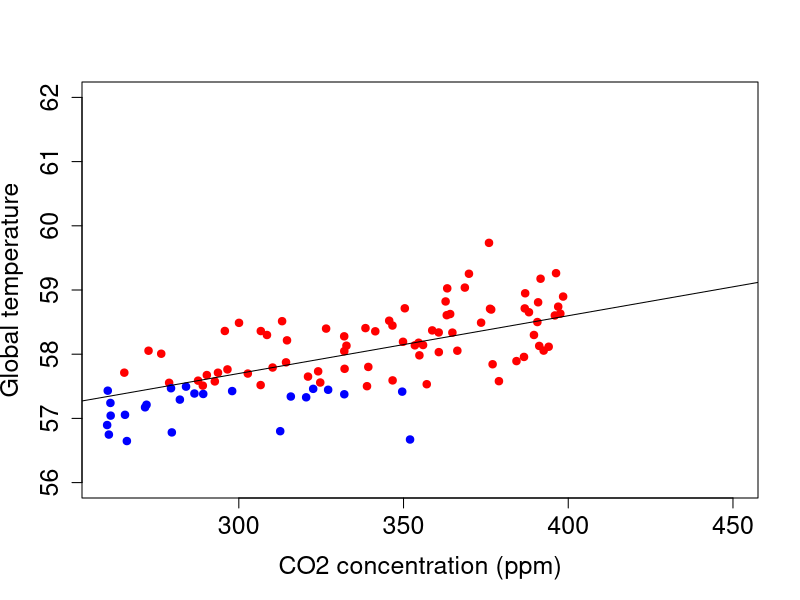
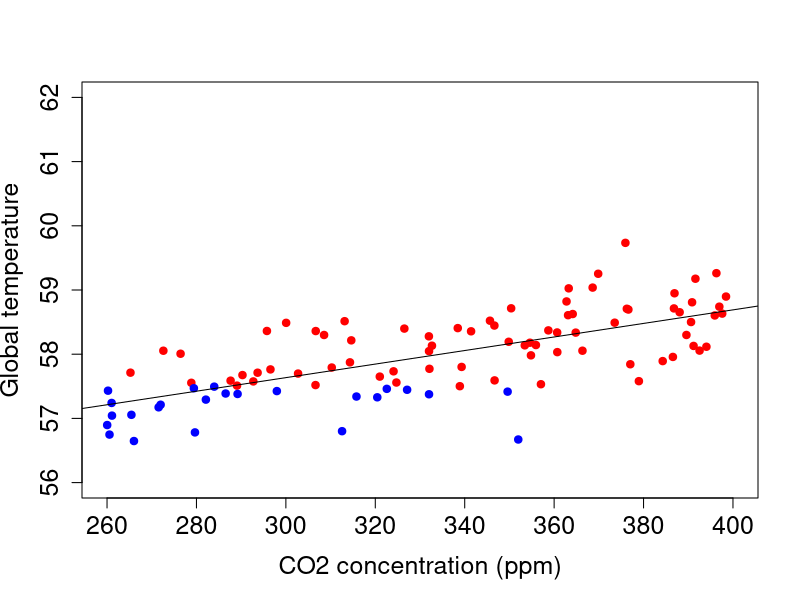
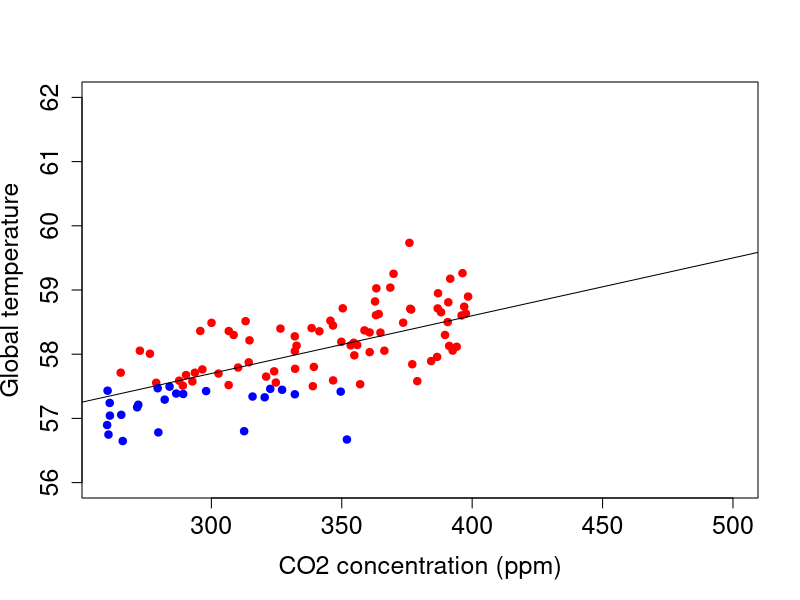
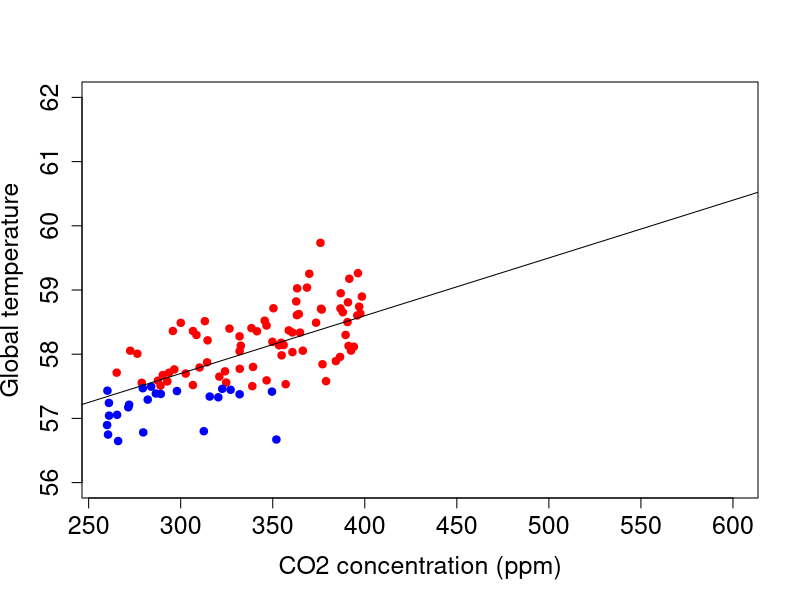
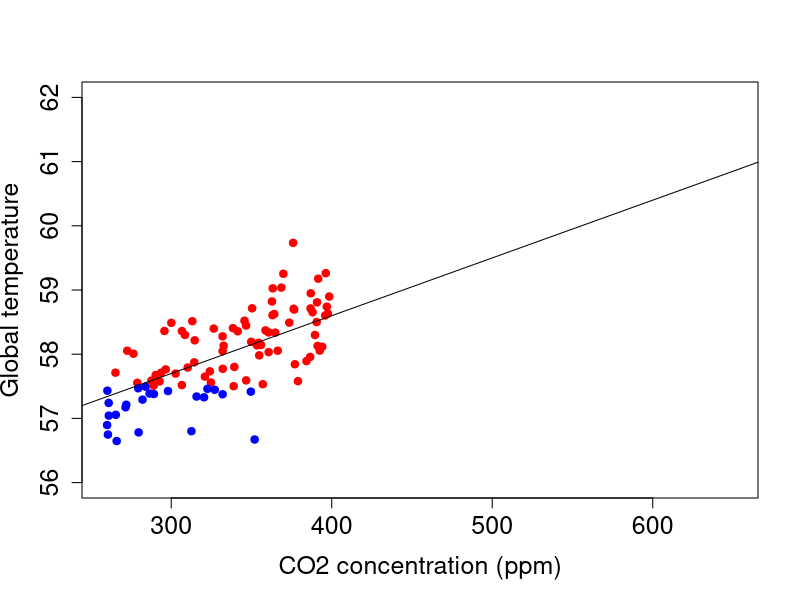
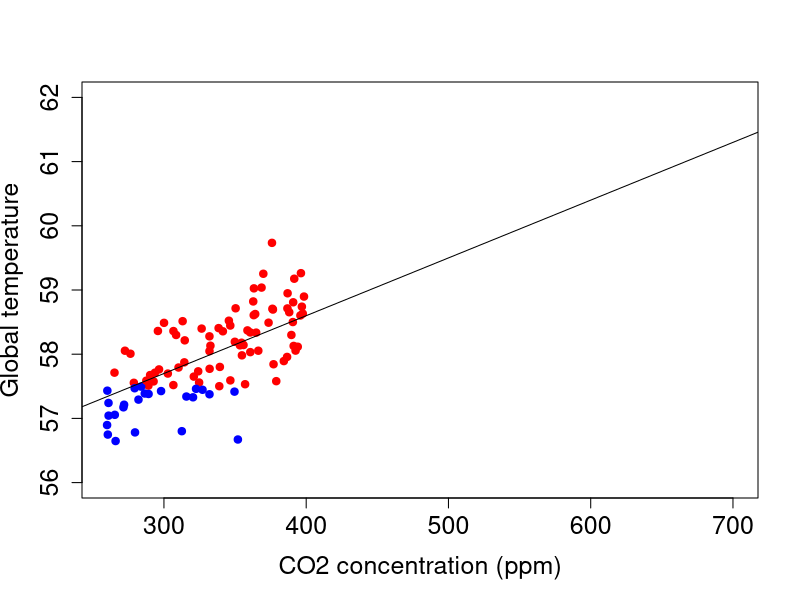
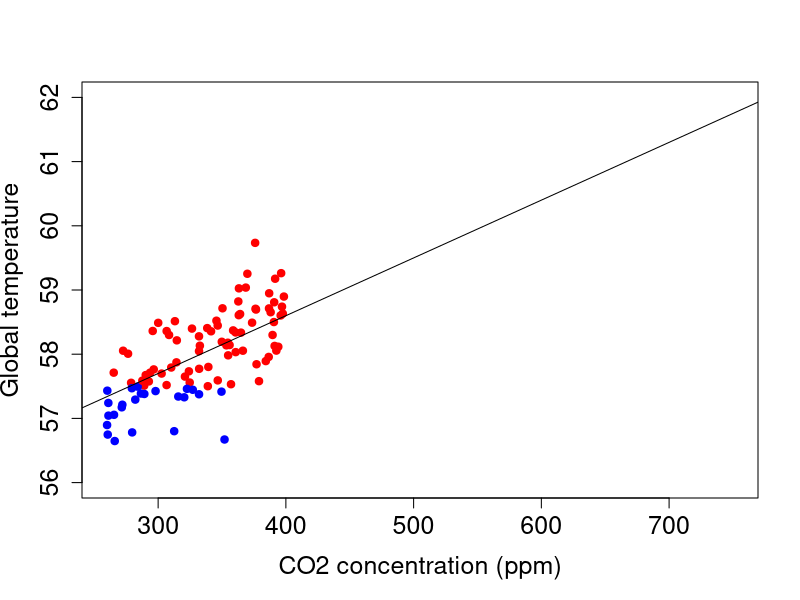

The R script that drew these images, in order: (Note: this script raises an error after producing the figures.)
## written by K. Garner and chatGPT, 2023
## create a plot that shows estimation
## then a gif to demonstrate the point of prediction
## the point is that we don't want to just measure what's happening now,
## we want to predict what's going to happen

# create sample data and define variables
set.seed(42) # measning of life
xmin <- 260
xmax <- 400
ymin <- 56
ymax <- 62
beta <- .009
safe <- 57.5
y_int <- 55

x <- runif(100, xmin, xmax) # CO2 concentration (ppm)
y <- y_int + beta*(x) + rnorm(100, 0, 0.5)
y_color <- ifelse(y < safe, "blue", "red")

png(filename="prediction/estimation.png", width = 600, height = 400)
plot(x, y, col = y_color, xlab = "CO2 concentration (ppm)", ylab = "Global temperature", 
     xlim = c(260, 400), ylim = c(ymin, ymax), pch=19, cex.axis = 1.5, cex.lab=1.5)

# add line of best fit
abline(lm(y ~ x), col = "black")
dev.off()
# save this plot
#dev.off()


# create function to update plot and save each frame for gif
create_frame <- function(x_max){
  # calculate new y values based on regression equation
  new_y <- y_int + beta*(xmin:x_max)
  # plot new data and line of best fit
  plot(x, y, col = y_color, xlab = "CO2 concentration (ppm)", ylab = "Global temperature", 
       xlim = c(xmin, x_max), ylim = c(ymin, ymax), pch=19, cex.axis = 1.5, cex.lab=1.5)
  abline(y_int, beta, col = "black")
  #lines(xmax:x_max, new_y, col = "purple")
  # save plot as png file
  filename <- paste0("prediction/frame_", x_max, ".png")
  dev.copy(png, filename, width = 600, height = 400)
  dev.off()
}

# create frames for gif
for (x_max in c(450, 500, 600, 650, 700, 750)){
  create_frame(x_max)
}

# create animated gif from saved frames
library(magick)
frames <- list.files(path= "prediction/", pattern = "frame_.*\\.png", full.names=TRUE)
frames_list <- lapply(frames, image_read)
frames_joined <- image_join(frames_list)
frames_animate <- image_animate(frames_joined, fps = 2)
frames_animate

image_write(frames_animate, "prediction/prediction_forecast.gif")
